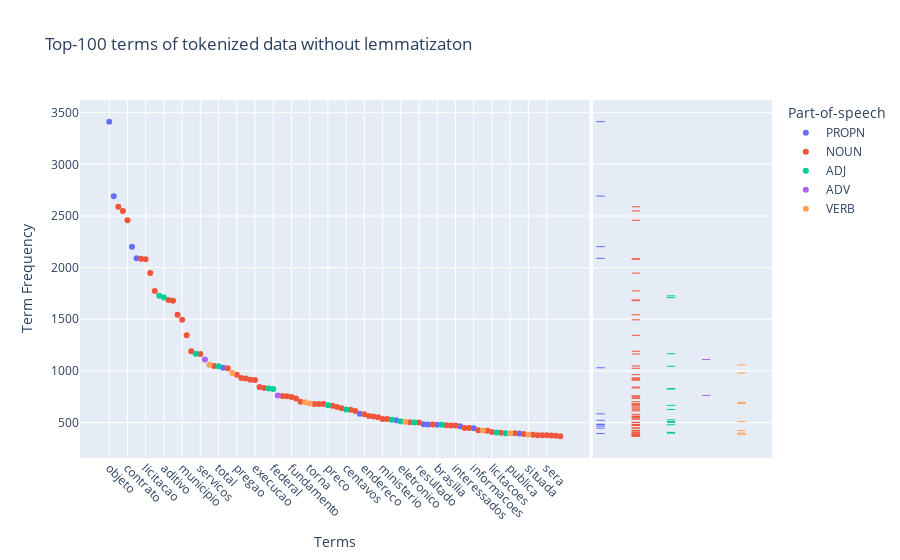
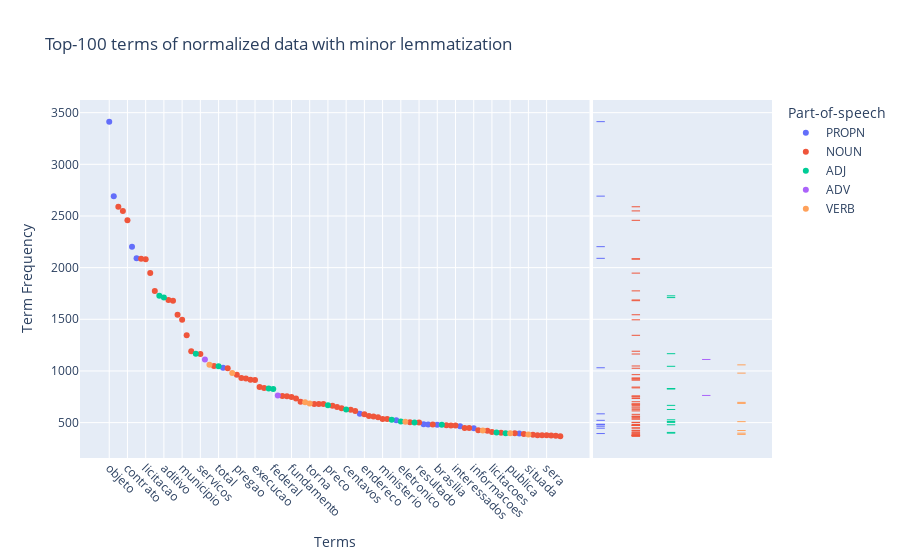
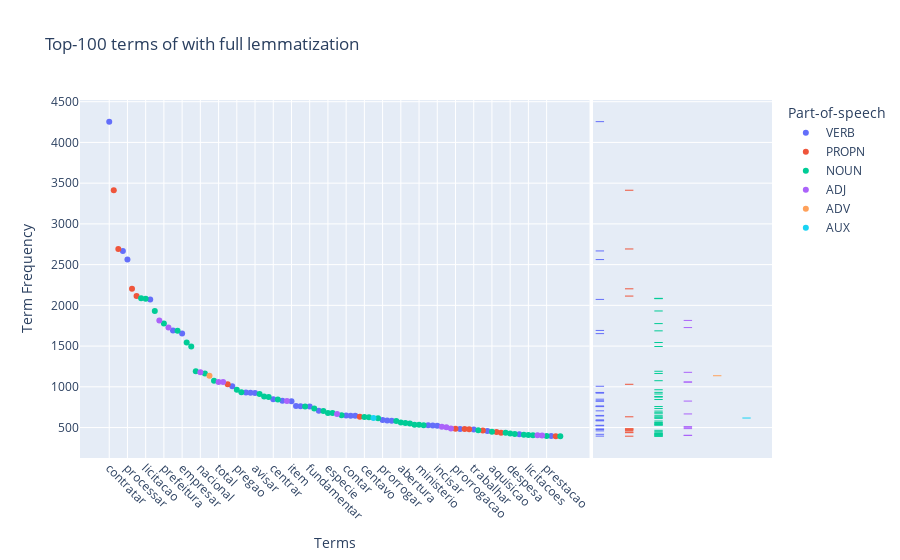

Notebook code for these charts, in order:
### Code cell
'''Visual plotting of terms pre-processing'''
df_terms2 = plot_term_scatter(data_df, 'RAW_DOC', 'Top-100 terms of tokenized data without lemmatizaton')
df_terms3 = plot_term_scatter(data_df, 'NORMALIZED_DOC', 'Top-100 terms of normalized data with minor lemmatization')
df_terms4 = plot_term_scatter(data_df, 'LEMMATIZED_DOC', 'Top-100 terms of with full lemmatization')

### Figure 1 — Plotly figure (JSON) as saved in the notebook; plotly's stock layout.template omitted (floating-point values rounded to 4 significant figures)
{"data": [{"hovertemplate": "Part-of-speech=PROPN<br>Terms=%{x}<br>Term Frequency=%{y}<extra></extra>", "legendgroup": "PROPN", "marker": {"color": "#636efa", "symbol": "circle"}, "mode": "markers", "name": "PROPN", "orientation": "v", "showlegend": true, "type": "scatter", "x": ["objeto", "cnpj", "ltda", "municipal", "legal", "silva", "inciso", "prorrogacao", "gestao", "brasilia", "sicon", "informacoes", "uniao"], "xaxis": "x", "y": [3413, 2692, 2203, 2090, 1031, 585, 522, 484, 482, 479, 465, 446, 394], "yaxis": "y"}, {"alignmentgroup": "True", "boxpoints": "all", "fillcolor": "rgba(255,255,255,0)", "hoveron": "points", "hovertemplate": "Part-of-speech=PROPN<br>Term Frequency=%{y}<extra></extra>", "jitter": 0, "legendgroup": "PROPN", "line": {"color": "rgba(255,255,255,0)"}, "marker": {"color": "#636efa", "symbol": "line-ew-open"}, "name": "PROPN", "offsetgroup": "PROPN", "showlegend": false, "type": "box", "xaxis": "x2", "y": [3413, 2692, 2203, 2090, 1031, 585, 522, 484, 482, 479, 465, 446, 394], "yaxis": "y2"}, {"hovertemplate": "Part-of-speech=NOUN<br>Terms=%{x}<br>Term Frequency=%{y}<extra></extra>", "legendgroup": "NOUN", "marker": {"color": "#EF553B", "symbol": "circle"}, "mode": "markers", "name": "NOUN", "orientation": "v", "showlegend": true, "type": "scatter", "x": ["data", "processo", "contrato", "vigencia", "licitacao", "termo", "prefeitura", "extrato", "assinatura", "convenio", "municipio", "empresa", "precos", "servicos", "reais", "prazo", "pregao", "saude", "engenharia", "aviso", "execucao", "concorrencia", "centro", "contratacao", "horas", "fundamento", "comissao", "jose", "secretaria", "construcoes", "especie", "obras", "construcao", "recursos", "presidente", "atraves", "endereco", "abertura", "propostas", "educacao", "ministerio", "fundacao", "fonte", "resultado", "lote", "trabalho", "itens", "interessados", "aquisicao", "unidade", "prefeito", "convenentes", "licitacoes", "sede", "prestacao", "julgamento", "modalidade", "artigo", "signatarios", "sera", "desenvolvimento", "comercio", "mt"], "xaxis": "x", "y": [2589, 2549, 2458, 2086, 2082, 1947, 1775, 1687, 1680, 1544, 1495, 1345, 1191, 1164, 1048, 1026, 964, 932, 928, 914, 912, 844, 836, 758, 755, 747, 733, 702, 680, 679, 679, 664, 651, 640, 625, 613, 580, 563, 558, 551, 535, 535, 503, 500, 482, 474, 473, 473, 449, 447, 426, 422, 410, 402, 397, 389, 382, 378, 377, 377, 376, 372, 367], "yaxis": "y"}, {"alignmentgroup": "True", "boxpoints": "all", "fillcolor": "rgba(255,255,255,0)", "hoveron": "points", "hovertemplate": "Part-of-speech=NOUN<br>Term Frequency=%{y}<extra></extra>", "jitter": 0, "legendgroup": "NOUN", "line": {"color": "rgba(255,255,255,0)"}, "marker": {"color": "#EF553B", "symbol": "line-ew-open"}, "name": "NOUN", "offsetgroup": "NOUN", "showlegend": false, "type": "box", "xaxis": "x2", "y": [2589, 2549, 2458, 2086, 2082, 1947, 1775, 1687, 1680, 1544, 1495, 1345, 1191, 1164, 1048, 1026, 964, 932, 928, 914, 912, 844, 836, 758, 755, 747, 733, 702, 680, 679, 679, 664, 651, 640, 625, 613, 580, 563, 558, 551, 535, 535, 503, 500, 482, 474, 473, 473, 449, 447, 426, 422, 410, 402, 397, 389, 382, 378, 377, 377, 376, 372, 367], "yaxis": "y2"}, {"hovertemplate": "Part-of-speech=ADJ<br>Terms=%{x}<br>Term Frequency=%{y}<extra></extra>", "legendgroup": "ADJ", "marker": {"color": "#00cc96", "symbol": "circle"}, "mode": "markers", "name": "ADJ", "orientation": "v", "showlegend": true, "type": "scatter", "x": ["edital", "aditivo", "nacional", "total", "publico", "federal", "preco", "centavos", "presente", "eletronico", "global", "permanente", "horario", "regional"], "xaxis": "x", "y": [1727, 1710, 1167, 1045, 830, 825, 667, 627, 527, 511, 502, 479, 405, 398], "yaxis": "y"}, {"alignmentgroup": "True", "boxpoints": "all", "fillcolor": "rgba(255,255,255,0)", "hoveron": "points", "hovertemplate": "Part-of-speech=ADJ<br>Term Frequency=%{y}<extra></extra>", "jitter": 0, "legendgroup": "ADJ", "line": {"color": "rgba(255,255,255,0)"}, "marker": {"color": "#00cc96", "symbol": "line-ew-open"}, "name": "ADJ", "offsetgroup": "ADJ", "showlegend": false, "type": "box", "xaxis": "x2", "y": [1727, 1710, 1167, 1045, 830, 825, 667, 627, 527, 511, 502, 479, 405, 398], "yaxis": "y2"}, {"hovertemplate": "Part-of-speech=ADV<br>Terms=%{x}<br>Term Frequency=%{y}<extra></extra>", "legendgroup": "ADV", "marker": {"color": "#ab63fa", "symbol": "circle"}, "mode": "markers", "name": "ADV", "orientation": "v", "showlegend": true, "type": "scatter", "x": ["contratante", "conforme"], "xaxis": "x", "y": [1111, 763], "yaxis": "y"}, {"alignmentgroup": "True", "boxpoints": "all", "fillcolor": "rgba(255,255,255,0)", "hoveron": "points", "hovertemplate": "Part-of-speech=ADV<br>Term Frequency=%{y}<extra></extra>", "jitter": 0, "legendgroup": "ADV", "line": {"color": "rgba(255,255,255,0)"}, "marker": {"color": "#ab63fa", "symbol": "line-ew-open"}, "name": "ADV", "offsetgroup": "ADV", "showlegend": false, "type": "box", "xaxis": "x2", "y": [1111, 763], "yaxis": "y2"}, {"hovertemplate": "Part-of-speech=VERB<br>Terms=%{x}<br>Term Frequency=%{y}<extra></extra>", "legendgroup": "VERB", "marker": {"color": "#FFA15A", "symbol": "circle"}, "mode": "markers", "name": "VERB", "orientation": "v", "showlegend": true, "type": "scatter", "x": ["contratado", "tomada", "contratada", "torna", "site", "prorrogar", "publica", "situada"], "xaxis": "x", "y": [1059, 979, 696, 686, 509, 423, 398, 386], "yaxis": "y"}, {"alignmentgroup": "True", "boxpoints": "all", "fillcolor": "rgba(255,255,255,0)", "hoveron": "points", "hovertemplate": "Part-of-speech=VERB<br>Term Frequency=%{y}<extra></extra>", "jitter": 0, "legendgroup": "VERB", "line": {"color": "rgba(255,255,255,0)"}, "marker": {"color": "#FFA15A", "symbol": "line-ew-open"}, "name": "VERB", "offsetgroup": "VERB", "showlegend": false, "type": "box", "xaxis": "x2", "y": [1059, 979, 696, 686, 509, 423, 398, 386], "yaxis": "y2"}], "layout": {"legend": {"title": {"text": "Part-of-speech"}, "tracegroupgap": 0}, "title": {"text": "Top-100 terms of tokenized data without lemmatizaton"}, "xaxis": {"anchor": "y", "categoryorder": "total descending", "domain": [0, 0.7363], "tickangle": 45, "title": {"text": "Terms"}}, "xaxis2": {"anchor": "y2", "domain": [0.7413, 1], "matches": "x2", "showgrid": false, "showline": false, "showticklabels": false, "ticks": ""}, "yaxis": {"anchor": "x", "domain": [0, 1], "title": {"text": "Term Frequency"}}, "yaxis2": {"anchor": "x2", "domain": [0, 1], "matches": "y", "showgrid": true, "showticklabels": false}}}

### Figure 2 — Plotly figure (JSON) as saved in the notebook; plotly's stock layout.template omitted (floating-point values rounded to 4 significant figures)
{"data": [{"hovertemplate": "Part-of-speech=PROPN<br>Terms=%{x}<br>Term Frequency=%{y}<extra></extra>", "legendgroup": "PROPN", "marker": {"color": "#636efa", "symbol": "circle"}, "mode": "markers", "name": "PROPN", "orientation": "v", "showlegend": true, "type": "scatter", "x": ["objeto", "cnpj", "ltda", "municipal", "legal", "silva", "inciso", "prorrogacao", "gestao", "brasilia", "sicon", "informacoes", "uniao"], "xaxis": "x", "y": [3413, 2692, 2203, 2090, 1031, 585, 522, 484, 482, 479, 465, 446, 394], "yaxis": "y"}, {"alignmentgroup": "True", "boxpoints": "all", "fillcolor": "rgba(255,255,255,0)", "hoveron": "points", "hovertemplate": "Part-of-speech=PROPN<br>Term Frequency=%{y}<extra></extra>", "jitter": 0, "legendgroup": "PROPN", "line": {"color": "rgba(255,255,255,0)"}, "marker": {"color": "#636efa", "symbol": "line-ew-open"}, "name": "PROPN", "offsetgroup": "PROPN", "showlegend": false, "type": "box", "xaxis": "x2", "y": [3413, 2692, 2203, 2090, 1031, 585, 522, 484, 482, 479, 465, 446, 394], "yaxis": "y2"}, {"hovertemplate": "Part-of-speech=NOUN<br>Terms=%{x}<br>Term Frequency=%{y}<extra></extra>", "legendgroup": "NOUN", "marker": {"color": "#EF553B", "symbol": "circle"}, "mode": "markers", "name": "NOUN", "orientation": "v", "showlegend": true, "type": "scatter", "x": ["data", "processo", "contrato", "vigencia", "licitacao", "termo", "prefeitura", "extrato", "assinatura", "convenio", "municipio", "empresa", "precos", "servicos", "reais", "prazo", "pregao", "saude", "engenharia", "aviso", "execucao", "concorrencia", "centro", "contratacao", "horas", "fundamento", "comissao", "jose", "secretaria", "construcoes", "especie", "obras", "construcao", "recursos", "presidente", "atraves", "endereco", "abertura", "propostas", "educacao", "ministerio", "fundacao", "fonte", "resultado", "lote", "trabalho", "itens", "interessados", "aquisicao", "unidade", "prefeito", "convenentes", "licitacoes", "sede", "prestacao", "julgamento", "modalidade", "artigo", "signatarios", "sera", "desenvolvimento", "comercio", "mt"], "xaxis": "x", "y": [2589, 2549, 2458, 2086, 2082, 1947, 1775, 1687, 1680, 1544, 1495, 1345, 1191, 1164, 1048, 1026, 964, 932, 928, 914, 912, 844, 836, 758, 755, 747, 733, 702, 680, 679, 679, 664, 651, 640, 625, 613, 580, 563, 558, 551, 535, 535, 503, 500, 482, 474, 473, 473, 449, 447, 426, 422, 410, 402, 397, 389, 382, 378, 377, 377, 376, 372, 367], "yaxis": "y"}, {"alignmentgroup": "True", "boxpoints": "all", "fillcolor": "rgba(255,255,255,0)", "hoveron": "points", "hovertemplate": "Part-of-speech=NOUN<br>Term Frequency=%{y}<extra></extra>", "jitter": 0, "legendgroup": "NOUN", "line": {"color": "rgba(255,255,255,0)"}, "marker": {"color": "#EF553B", "symbol": "line-ew-open"}, "name": "NOUN", "offsetgroup": "NOUN", "showlegend": false, "type": "box", "xaxis": "x2", "y": [2589, 2549, 2458, 2086, 2082, 1947, 1775, 1687, 1680, 1544, 1495, 1345, 1191, 1164, 1048, 1026, 964, 932, 928, 914, 912, 844, 836, 758, 755, 747, 733, 702, 680, 679, 679, 664, 651, 640, 625, 613, 580, 563, 558, 551, 535, 535, 503, 500, 482, 474, 473, 473, 449, 447, 426, 422, 410, 402, 397, 389, 382, 378, 377, 377, 376, 372, 367], "yaxis": "y2"}, {"hovertemplate": "Part-of-speech=ADJ<br>Terms=%{x}<br>Term Frequency=%{y}<extra></extra>", "legendgroup": "ADJ", "marker": {"color": "#00cc96", "symbol": "circle"}, "mode": "markers", "name": "ADJ", "orientation": "v", "showlegend": true, "type": "scatter", "x": ["edital", "aditivo", "nacional", "total", "publico", "federal", "preco", "centavos", "presente", "eletronico", "global", "permanente", "horario", "regional"], "xaxis": "x", "y": [1727, 1710, 1167, 1045, 830, 825, 667, 627, 527, 511, 502, 479, 405, 398], "yaxis": "y"}, {"alignmentgroup": "True", "boxpoints": "all", "fillcolor": "rgba(255,255,255,0)", "hoveron": "points", "hovertemplate": "Part-of-speech=ADJ<br>Term Frequency=%{y}<extra></extra>", "jitter": 0, "legendgroup": "ADJ", "line": {"color": "rgba(255,255,255,0)"}, "marker": {"color": "#00cc96", "symbol": "line-ew-open"}, "name": "ADJ", "offsetgroup": "ADJ", "showlegend": false, "type": "box", "xaxis": "x2", "y": [1727, 1710, 1167, 1045, 830, 825, 667, 627, 527, 511, 502, 479, 405, 398], "yaxis": "y2"}, {"hovertemplate": "Part-of-speech=ADV<br>Terms=%{x}<br>Term Frequency=%{y}<extra></extra>", "legendgroup": "ADV", "marker": {"color": "#ab63fa", "symbol": "circle"}, "mode": "markers", "name": "ADV", "orientation": "v", "showlegend": true, "type": "scatter", "x": ["contratante", "conforme"], "xaxis": "x", "y": [1111, 763], "yaxis": "y"}, {"alignmentgroup": "True", "boxpoints": "all", "fillcolor": "rgba(255,255,255,0)", "hoveron": "points", "hovertemplate": "Part-of-speech=ADV<br>Term Frequency=%{y}<extra></extra>", "jitter": 0, "legendgroup": "ADV", "line": {"color": "rgba(255,255,255,0)"}, "marker": {"color": "#ab63fa", "symbol": "line-ew-open"}, "name": "ADV", "offsetgroup": "ADV", "showlegend": false, "type": "box", "xaxis": "x2", "y": [1111, 763], "yaxis": "y2"}, {"hovertemplate": "Part-of-speech=VERB<br>Terms=%{x}<br>Term Frequency=%{y}<extra></extra>", "legendgroup": "VERB", "marker": {"color": "#FFA15A", "symbol": "circle"}, "mode": "markers", "name": "VERB", "orientation": "v", "showlegend": true, "type": "scatter", "x": ["contratado", "tomada", "contratada", "torna", "site", "prorrogar", "publica", "situada"], "xaxis": "x", "y": [1059, 979, 696, 686, 509, 423, 398, 386], "yaxis": "y"}, {"alignmentgroup": "True", "boxpoints": "all", "fillcolor": "rgba(255,255,255,0)", "hoveron": "points", "hovertemplate": "Part-of-speech=VERB<br>Term Frequency=%{y}<extra></extra>", "jitter": 0, "legendgroup": "VERB", "line": {"color": "rgba(255,255,255,0)"}, "marker": {"color": "#FFA15A", "symbol": "line-ew-open"}, "name": "VERB", "offsetgroup": "VERB", "showlegend": false, "type": "box", "xaxis": "x2", "y": [1059, 979, 696, 686, 509, 423, 398, 386], "yaxis": "y2"}], "layout": {"legend": {"title": {"text": "Part-of-speech"}, "tracegroupgap": 0}, "title": {"text": "Top-100 terms of normalized data with minor lemmatization"}, "xaxis": {"anchor": "y", "categoryorder": "total descending", "domain": [0, 0.7363], "tickangle": 45, "title": {"text": "Terms"}}, "xaxis2": {"anchor": "y2", "domain": [0.7413, 1], "matches": "x2", "showgrid": false, "showline": false, "showticklabels": false, "ticks": ""}, "yaxis": {"anchor": "x", "domain": [0, 1], "title": {"text": "Term Frequency"}}, "yaxis2": {"anchor": "x2", "domain": [0, 1], "matches": "y", "showgrid": true, "showticklabels": false}}}

### Figure 3 — Plotly figure (JSON) as saved in the notebook; plotly's stock layout.template omitted (floating-point values rounded to 4 significant figures)
{"data": [{"hovertemplate": "Part-of-speech=VERB<br>Terms=%{x}<br>Term Frequency=%{y}<extra></extra>", "legendgroup": "VERB", "marker": {"color": "#636efa", "symbol": "circle"}, "mode": "markers", "name": "VERB", "orientation": "v", "showlegend": true, "type": "scatter", "x": ["contratar", "datar", "processar", "ter", "publicar", "empresar", "tomar", "engenhar", "obrar", "avisar", "centrar", "secretariar", "item", "conformar", "proposto", "fundamentar", "tornar", "contar", "situar", "interessar", "prorrogar", "silvar", "resultar", "presentar", "site", "incisar", "lotar", "trabalhar", "realizar", "quadrar", "comerciar"], "xaxis": "x", "y": [4255, 2668, 2562, 2073, 1692, 1653, 1007, 931, 928, 923, 848, 828, 823, 764, 761, 757, 705, 649, 645, 644, 594, 587, 582, 527, 526, 522, 483, 476, 459, 417, 395], "yaxis": "y"}, {"alignmentgroup": "True", "boxpoints": "all", "fillcolor": "rgba(255,255,255,0)", "hoveron": "points", "hovertemplate": "Part-of-speech=VERB<br>Term Frequency=%{y}<extra></extra>", "jitter": 0, "legendgroup": "VERB", "line": {"color": "rgba(255,255,255,0)"}, "marker": {"color": "#636efa", "symbol": "line-ew-open"}, "name": "VERB", "offsetgroup": "VERB", "showlegend": false, "type": "box", "xaxis": "x2", "y": [4255, 2668, 2562, 2073, 1692, 1653, 1007, 931, 928, 923, 848, 828, 823, 764, 761, 757, 705, 649, 645, 644, 594, 587, 582, 527, 526, 522, 483, 476, 459, 417, 395], "yaxis": "y2"}, {"hovertemplate": "Part-of-speech=PROPN<br>Terms=%{x}<br>Term Frequency=%{y}<extra></extra>", "legendgroup": "PROPN", "marker": {"color": "#EF553B", "symbol": "circle"}, "mode": "markers", "name": "PROPN", "orientation": "v", "showlegend": true, "type": "scatter", "x": ["objeto", "cnpj", "ltda", "municipal", "legal", "santo", "prorrogacao", "gestao", "brasilia", "sicon", "informacoes", "administrativo", "uniao"], "xaxis": "x", "y": [3413, 2692, 2203, 2114, 1031, 632, 484, 482, 479, 465, 446, 437, 394], "yaxis": "y"}, {"alignmentgroup": "True", "boxpoints": "all", "fillcolor": "rgba(255,255,255,0)", "hoveron": "points", "hovertemplate": "Part-of-speech=PROPN<br>Term Frequency=%{y}<extra></extra>", "jitter": 0, "legendgroup": "PROPN", "line": {"color": "rgba(255,255,255,0)"}, "marker": {"color": "#EF553B", "symbol": "line-ew-open"}, "name": "PROPN", "offsetgroup": "PROPN", "showlegend": false, "type": "box", "xaxis": "x2", "y": [3413, 2692, 2203, 2114, 1031, 632, 484, 482, 479, 465, 446, 437, 394], "yaxis": "y2"}, {"hovertemplate": "Part-of-speech=NOUN<br>Terms=%{x}<br>Term Frequency=%{y}<extra></extra>", "legendgroup": "NOUN", "marker": {"color": "#00cc96", "symbol": "circle"}, "mode": "markers", "name": "NOUN", "orientation": "v", "showlegend": true, "type": "scatter", "x": ["vigencia", "licitacao", "assinatura", "prefeitura", "extrato", "convenio", "municipio", "precos", "servicos", "prazo", "pregao", "saude", "execucao", "recurso", "horar", "concorrencia", "contratacao", "comissao", "jose", "especie", "construcoes", "construcao", "centavo", "presidente", "atraves", "endereco", "abertura", "unidade", "educacao", "fundacao", "ministerio", "fonte", "prefeito", "aquisicao", "julgamento", "despesa", "convenentes", "artigo", "licitacoes", "material", "prestacao", "modalidade"], "xaxis": "x", "y": [2086, 2082, 1931, 1776, 1687, 1544, 1495, 1191, 1164, 1075, 964, 932, 912, 881, 874, 844, 758, 733, 702, 679, 679, 651, 631, 627, 613, 580, 563, 556, 551, 535, 535, 529, 466, 449, 435, 426, 422, 412, 410, 406, 397, 392], "yaxis": "y"}, {"alignmentgroup": "True", "boxpoints": "all", "fillcolor": "rgba(255,255,255,0)", "hoveron": "points", "hovertemplate": "Part-of-speech=NOUN<br>Term Frequency=%{y}<extra></extra>", "jitter": 0, "legendgroup": "NOUN", "line": {"color": "rgba(255,255,255,0)"}, "marker": {"color": "#00cc96", "symbol": "line-ew-open"}, "name": "NOUN", "offsetgroup": "NOUN", "showlegend": false, "type": "box", "xaxis": "x2", "y": [2086, 2082, 1931, 1776, 1687, 1544, 1495, 1191, 1164, 1075, 964, 932, 912, 881, 874, 844, 758, 733, 702, 679, 679, 651, 631, 627, 613, 580, 563, 556, 551, 535, 535, 529, 466, 449, 435, 426, 422, 412, 410, 406, 397, 392], "yaxis": "y2"}, {"hovertemplate": "Part-of-speech=ADJ<br>Terms=%{x}<br>Term Frequency=%{y}<extra></extra>", "legendgroup": "ADJ", "marker": {"color": "#ab63fa", "symbol": "circle"}, "mode": "markers", "name": "ADJ", "orientation": "v", "showlegend": true, "type": "scatter", "x": ["aditivo", "edital", "nacional", "total", "real", "federal", "preco", "eletronico", "global", "permanente", "horario", "regional"], "xaxis": "x", "y": [1815, 1727, 1178, 1059, 1058, 825, 667, 511, 504, 487, 405, 403], "yaxis": "y"}, {"alignmentgroup": "True", "boxpoints": "all", "fillcolor": "rgba(255,255,255,0)", "hoveron": "points", "hovertemplate": "Part-of-speech=ADJ<br>Term Frequency=%{y}<extra></extra>", "jitter": 0, "legendgroup": "ADJ", "line": {"color": "rgba(255,255,255,0)"}, "marker": {"color": "#ab63fa", "symbol": "line-ew-open"}, "name": "ADJ", "offsetgroup": "ADJ", "showlegend": false, "type": "box", "xaxis": "x2", "y": [1815, 1727, 1178, 1059, 1058, 825, 667, 511, 504, 487, 405, 403], "yaxis": "y2"}, {"hovertemplate": "Part-of-speech=ADV<br>Terms=%{x}<br>Term Frequency=%{y}<extra></extra>", "legendgroup": "ADV", "marker": {"color": "#FFA15A", "symbol": "circle"}, "mode": "markers", "name": "ADV", "orientation": "v", "showlegend": true, "type": "scatter", "x": ["contratante"], "xaxis": "x", "y": [1136], "yaxis": "y"}, {"alignmentgroup": "True", "boxpoints": "all", "fillcolor": "rgba(255,255,255,0)", "hoveron": "points", "hovertemplate": "Part-of-speech=ADV<br>Term Frequency=%{y}<extra></extra>", "jitter": 0, "legendgroup": "ADV", "line": {"color": "rgba(255,255,255,0)"}, "marker": {"color": "#FFA15A", "symbol": "line-ew-open"}, "name": "ADV", "offsetgroup": "ADV", "showlegend": false, "type": "box", "xaxis": "x2", "y": [1136], "yaxis": "y2"}, {"hovertemplate": "Part-of-speech=AUX<br>Terms=%{x}<br>Term Frequency=%{y}<extra></extra>", "legendgroup": "AUX", "marker": {"color": "#19d3f3", "symbol": "circle"}, "mode": "markers", "name": "AUX", "orientation": "v", "showlegend": true, "type": "scatter", "x": ["ser"], "xaxis": "x", "y": [617], "yaxis": "y"}, {"alignmentgroup": "True", "boxpoints": "all", "fillcolor": "rgba(255,255,255,0)", "hoveron": "points", "hovertemplate": "Part-of-speech=AUX<br>Term Frequency=%{y}<extra></extra>", "jitter": 0, "legendgroup": "AUX", "line": {"color": "rgba(255,255,255,0)"}, "marker": {"color": "#19d3f3", "symbol": "line-ew-open"}, "name": "AUX", "offsetgroup": "AUX", "showlegend": false, "type": "box", "xaxis": "x2", "y": [617], "yaxis": "y2"}], "layout": {"legend": {"title": {"text": "Part-of-speech"}, "tracegroupgap": 0}, "title": {"text": "Top-100 terms of with full lemmatization"}, "xaxis": {"anchor": "y", "categoryorder": "total descending", "domain": [0, 0.7363], "tickangle": 45, "title": {"text": "Terms"}}, "xaxis2": {"anchor": "y2", "domain": [0.7413, 1], "matches": "x2", "showgrid": false, "showline": false, "showticklabels": false, "ticks": ""}, "yaxis": {"anchor": "x", "domain": [0, 1], "title": {"text": "Term Frequency"}}, "yaxis2": {"anchor": "x2", "domain": [0, 1], "matches": "y", "showgrid": true, "showticklabels": false}}}
